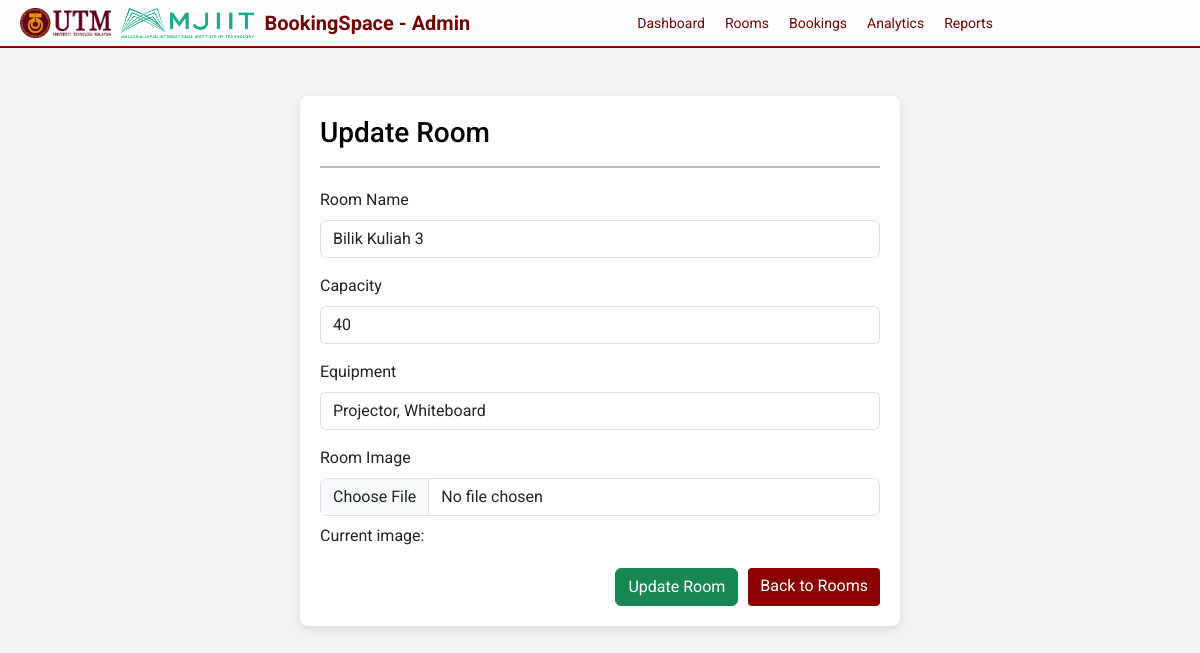
The page /update_room.php?id=3 on the database its author committed.
### tables this page shows
CREATE TABLE IF NOT EXISTS rooms (
    room_id INT AUTO_INCREMENT PRIMARY KEY,
    room_name VARCHAR(255) NOT NULL,
    location VARCHAR(255) NOT NULL,
    capacity INT NOT NULL,
    equipment TEXT,   
    pricing DECIMAL(10, 2) DEFAULT 0.00,
    image VARCHAR(255),   
    status ENUM('Available', 'Booked', 'Maintenance') NOT NULL DEFAULT 'Available'
);

### update_room.php (the view, shortened to what this page needs)
<?php
include 'config.php';
if (isset($_GET['id'])) {
    $room_id = $_GET['id'];
    $sql = "SELECT * FROM rooms WHERE room_id = ?";
    $stmt = $conn->prepare($sql);
    $stmt->bind_param("i", $room_id);
    $stmt->execute();
    $result = $stmt->get_result();
    if ($result->num_rows > 0) {
        $room = $result->fetch_assoc();
    } else {
        echo "Room not found.";
        exit;
    }
} else {
    header("Location: rooms_admin.php");
    exit;
}
?>
<!DOCTYPE html>
<html lang="en">
<head>
    <link href="https://cdn.jsdelivr.net/npm/bootstrap@5.3.0/dist/css/bootstrap.min.css" rel="stylesheet">
</head>
<body>
    <div class="navbar">
        <div class="navbar-title">
            <img src="UTM-LOGO-FULL.png" alt="UTM Logo">
            <img src="Mjiit RoomMaster logo.png" alt="MJIIT Logo">
            <p>BookingSpace - Admin</p>
        </div>
        <div class="navbar-links">
            <a href="admin_dashboard.php">Dashboard</a>
            <a href="rooms_admin.php">Rooms</a>
            <a href="bookings_admin.php">Bookings</a>
            <a href="analytics.php">Analytics</a>
            <a href="reports.php">Reports</a>
        </div>
    </div>
    <div class="container mt-5">
        <h3>Update Room</h3>
        <hr>
        <form method="POST" enctype="multipart/form-data">
            <div class="mb-3">
                <label for="room_name" class="form-label">Room Name</label>
                <input type="text" class="form-control" id="room_name" name="room_name" value="<?php echo htmlspecialchars($room['room_name']); ?>" required>
            </div>
            <div class="mb-3">
                <label for="capacity" class="form-label">Capacity</label>
                <input type="number" class="form-control" id="capacity" name="capacity" value="<?php echo htmlspecialchars($room['capacity']); ?>" required>
            </div>
            <div class="mb-3">
                <label for="equipment" class="form-label">Equipment</label>
                <input type="text" class="form-control" id="equipment" name="equipment" value="<?php echo htmlspecialchars($room['equipment']); ?>" required>
            </div>
            <div class="mb-3">
                <label for="image" class="form-label">Room Image</label>
                <input type="file" class="form-control" id="image" name="image" accept="image/*">
                <p class="mt-2">Current image: <?php echo htmlspecialchars($room['image']); ?></p>
            </div>
            <div class="button-group">
                <button type="submit" class="btn btn-success">Update Room</button>
                <a href="rooms_admin.php" class="btn btn-back">Back to Rooms</a>
            </div>
        </form>
    </div>
</body>
</html>

### update_room.php (style rules this page uses)
body { font-family: 'Roboto', Arial, sans-serif; background-color: #f4f4f4; margin: 0; padding: 0; background-image: url('bg website.png'); background-size: cover; background-repeat: no-repeat; background-attachment: fixed; background-position: center; }
.navbar { display: flex; align-items: center; background-color: rgba(255, 255, 255, 0.9); color: rgb(114, 4, 4); padding: 8px 20px; justify-content: space-between; width: 100%; border-bottom: 2px solid #8B0000; z-index: 10; }
.navbar-title { display: flex; align-items: center; }
.navbar-title img { max-height: 30px; margin-right: 10px; }
.navbar-title p { font-weight: bold; font-size: 20px; margin: 0; }
.navbar-links { display: flex; align-items: center; }
.navbar-links a { color: rgb(119, 4, 4); text-decoration: none; margin-right: 20px; font-size: 14px; }
.container { margin-top: 30px; background: white; padding: 20px; border-radius: 8px; box-shadow: 0 4px 10px rgba(0, 0, 0, 0.1); max-width: 600px; }
h3 { color: black; }
hr { border-top: 2px solid black; margin-bottom: 20px; }
.button-group { display: flex; justify-content: flex-end; gap: 10px; margin-top: 20px; }
.btn-back { background-color: #8B0000; color: white; border: none; border-radius: 4px; }

### rows shown on the page
rooms: room_name "Bilik Kuliah 3", capacity "40", equipment "Projector, Whiteboard"
